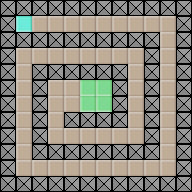

This is a level from a 2D game, rendered from its Tiled map with the project's own tilesets. A one-line summary and the complete map file follow:
An orthogonal 12x12 tile map with 16x16 px tiles, 1 tile layer (Tile Layer 1) and 11 objects.

<map version="1.4" tiledversion="1.4.3" orientation="orthogonal" renderorder="right-down" width="12" height="12" tilewidth="16" tileheight="16" infinite="0" nextlayerid="3" nextobjectid="19">
 <properties>
  <property name="description" value="This is Level 4" />
  <property name="name" value="Level 4" />
 </properties>
 <tileset firstgid="1" source="../tileset_common.tsx" />
 <layer id="1" name="Tile Layer 1" width="12" height="12">
  <data encoding="csv">
6,6,6,6,6,6,6,6,6,6,6,6,
6,5,2,2,2,2,2,2,2,2,2,6,
6,6,6,6,6,6,6,6,6,6,2,6,
6,2,2,2,2,2,2,2,2,6,2,6,
6,2,6,6,6,6,6,6,2,6,2,6,
6,2,6,2,2,3,3,6,2,6,2,6,
6,2,6,2,2,3,3,6,2,6,2,6,
6,2,6,2,6,6,6,6,2,6,2,6,
6,2,6,2,2,2,2,2,2,6,2,6,
6,2,6,6,6,6,6,6,6,6,2,6,
6,2,2,2,2,2,2,2,2,2,2,6,
6,6,6,6,6,6,6,6,6,6,6,6
</data>
 </layer>
 <objectgroup id="2" name="Object Layer 1">
  <object id="1" template="../templates/position.tx" x="96" y="96" />
  <object id="2" template="../templates/spawn.tx" x="24" y="24" />
  <object id="3" template="../templates/goal.tx" x="80" y="80" />
  <object id="5" template="../templates/ball.tx" x="88" y="32" width="16" height="16">
   <properties>
    <property name="center" type="object" value="1" />
    <property name="speed" type="float" value="100" />
   </properties>
  </object>
  <object id="12" template="../templates/ball.tx" x="88" y="64" width="16" height="16">
   <properties>
    <property name="center" type="object" value="1" />
    <property name="speed" type="float" value="100" />
   </properties>
  </object>
  <object id="13" template="../templates/ball.tx" x="128" y="104" width="16" height="16">
   <properties>
    <property name="center" type="object" value="1" />
    <property name="speed" type="float" value="100" />
   </properties>
  </object>
  <object id="14" template="../templates/ball.tx" x="160" y="104" width="16" height="16">
   <properties>
    <property name="center" type="object" value="1" />
    <property name="speed" type="float" value="100" />
   </properties>
  </object>
  <object id="15" template="../templates/ball.tx" x="88" y="144" width="16" height="16">
   <properties>
    <property name="center" type="object" value="1" />
    <property name="speed" type="float" value="100" />
   </properties>
  </object>
  <object id="16" template="../templates/ball.tx" x="88" y="176" width="16" height="16">
   <properties>
    <property name="center" type="object" value="1" />
    <property name="speed" type="float" value="100" />
   </properties>
  </object>
  <object id="17" template="../templates/ball.tx" x="48" y="104" width="16" height="16">
   <properties>
    <property name="center" type="object" value="1" />
    <property name="speed" type="float" value="100" />
   </properties>
  </object>
  <object id="18" template="../templates/ball.tx" x="16" y="104" width="16" height="16">
   <properties>
    <property name="center" type="object" value="1" />
    <property name="speed" type="float" value="100" />
   </properties>
  </object>
 </objectgroup>
</map>
